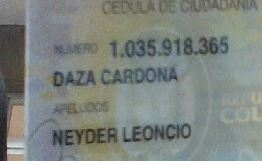
%> input picture Originals/forntal1.JPG, 262 x 161 px
$ octave --eval "result = ocrTip(imread('Originals/forntal1.JPG'));"   (GNU Octave 9; MATLAB toolbox functions it lacks are replaced by stand-ins)
%> lines starting %> are read from the running program, lines starting %| are printed output that depends on the picture
### separaTip.m
 function [tipApellidoImg,tipNumeroImg]=separaTip(img)
    nombreApellido=img;
%> nombreApellido is the input picture: size 161x262x3 uint8; mean R, G, B 124.9, 131.1, 126.6
    numero=img;
    [a1,a2,a3,a4,a5]= componentsTest(img);
    a5=component(a1,1);
    a5(a5>100)=255;
    a5(a5<101)=0;
    regionNumero=a5';
    suma=sum(regionNumero);
    [tamx,tamy]=size(regionNumero);
    index=find(suma>50000);
    ind=find(suma<10000);
     tipApellidoImg=nombreApellido(ind(1):tamy-1,:,:);
     tipNumeroImg=numero(index(1):ind(1),:,:);
   end

### chori.m
function b=chori(a)
    [fil,col,cap]=size(a);
%> fil = 161; col = 262; cap = 3
    a=double(a);
    a=a/max(a(:))*255;
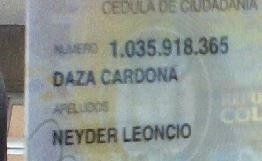
%> a: size 161x262x3 double; mean R, G, B 144.2, 151.2, 146.1
    b = uint8(a);
    b=reshape(b,[fil,col*cap]);
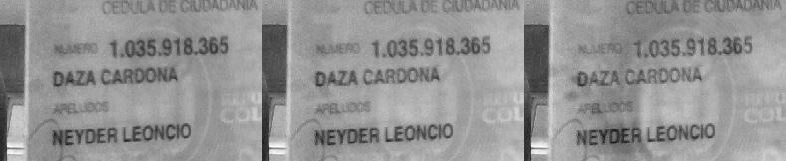
%> b: size 161x786 uint8; min 20, max 255, mean 147.2
end

### componentsTest.m
function [a1,a2,a3,a4,a5] = componentsTest (a)
     %'lab2lch'   'lch2lab'   'upvpl2xyz'   'xyz2upvpl'
     %'uvl2xyz'   'xyz2uvl'   'xyl2xyz'     'xyz2xyl'
     %'xyz2lab'   'lab2xyz'   'srgb2xyz'    'xyz2srgb'
     %'srgb2lab'  'lab2srgb'  'srgb2cmyk'   'cmyk2srgb'
    a1 = chori(a);
    a2=rgb2hsv(a);
%> a2: size 161x262x3 double; mean H, S, V 0.387, 0.108, 0.525
    a2=chori(a2);
%> in chori (call 2), `a=a/max(a(:))*255;`: a: size 161x262x3 double; mean H, S, V 100.3, 28, 136.1
%> in chori (call 2), `b = uint8(a);`: b: size 161x262x3 uint8; mean H, S, V 100.3, 28.1, 136
%> in chori (call 2), `b=reshape(b,[fil,col*cap]);`:
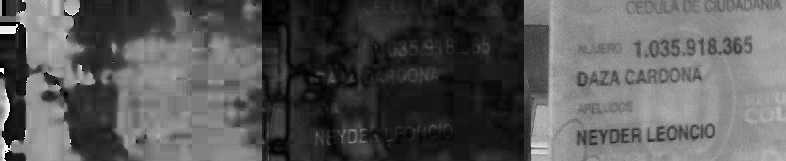
%> b: size 161x786 uint8; min 0, max 255, mean 88.1
    cform=makecform('srgb2cmyk');
%> the run ends on the next line
    a3=applycform(a,cform); k=a3(:,:,4);
    a3=chori(a3(:,:,1:3));
    a4=[k,k,k];
    cform1=makecform('srgb2lab');
    a5=applycform(a,cform1);
    a5=chori(a5(:,:,1:3));
end

### ocrTip.m
function [numt,nomt,apet]= ocrTip(img)
    [nombreTip,numTip]= separaTip(img);
    numt = ocrNumeroTip(numTip);
    [nomt,apet]= ocrNombreTip(nombreTip);
end
